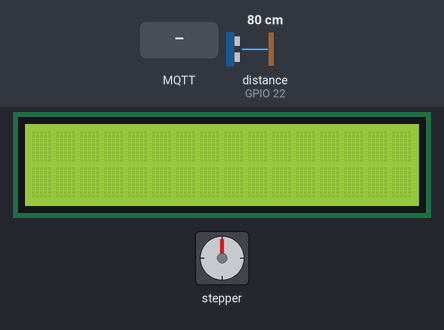
Recording of a sketch running on a simulated ESP32. Parts: 16×2 character LCD, stepper motor. Inputs (shaded band) come from the test bench; at power-on: distance to the obstacle (sensor on GPIO 22) 80 cm. The echo pulse lasts 58.3 µs per cm; WiFi joins after 1.5 s; servers stay silent unless stated; no MQTT or app messages arrive unless stated; stepper angles assume 200 steps per turn; what the sketch prints to the serial monitor is not drawn.

Above: at 2.8 s.
2.9 s: MQTT message "on" arrives on the second subscribed topic
At 4.2 s:
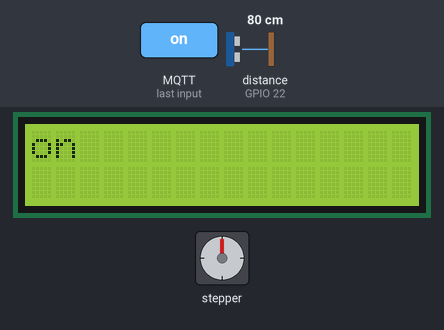
5.1 s: MQTT message "off" arrives on the second subscribed topic
At 6.2 s:
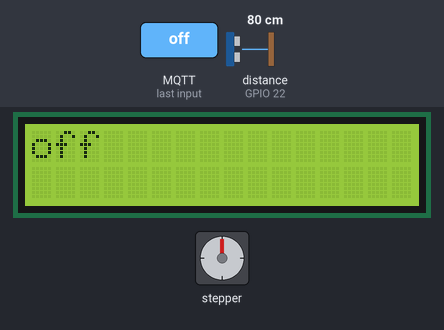
7.1 s: MQTT message "5" arrives on the third subscribed topic
At 9.81 s:
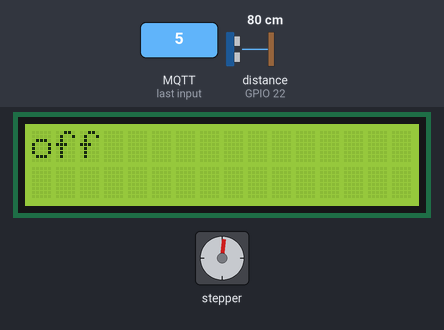
12.0 s: distance to the obstacle (sensor on GPIO 22) set to 2 cm
16.9 s: MQTT message "90" arrives on the second subscribed topic
At 21.8 s:
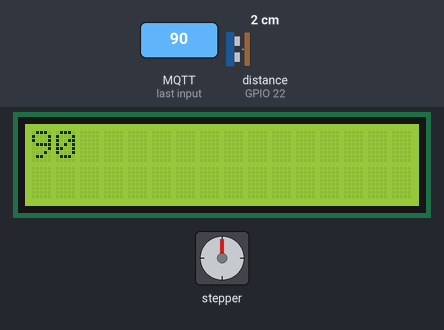
22.1 s: distance to the obstacle (sensor on GPIO 22) set to 8 cm
23.8 s: distance to the obstacle (sensor on GPIO 22) set to 11 cm
At 25.13 s:
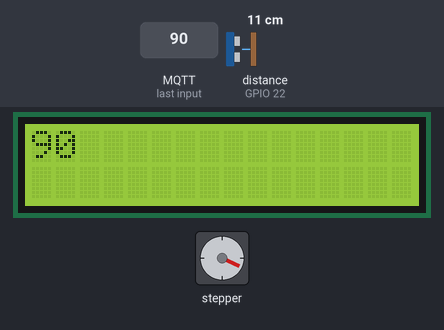
Timing chart, 0 to 28.3 s (numbered marks = the images above; inputs shaded):
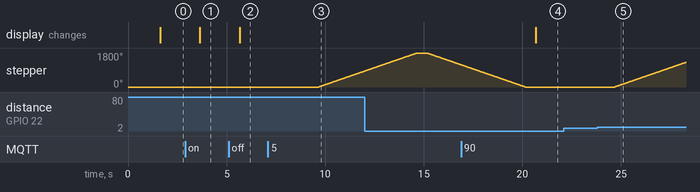

The sketch:

shelf.ino
```cpp
#include <Stepper.h>            // motor de passo NEMA17
#include <Ultrasonic.h>         // ultrassonico
#include <LiquidCrystal_I2C.h>  // display
#include <WiFi.h>               // biblioteca do Node MCU
#include <PubSubClient.h>       // biblioteca comunicação mqtt

//NEMA 17 pin setup
#define IN1 15
#define IN2 2
#define IN3 4
#define IN4 16
//inicializando motor de passo
const int steps_per_rev = 200; //Set to 200 for NEMA 17
Stepper motor(steps_per_rev, IN1, IN2, IN3, IN4);

// pinagem e inicialização LCD com I2C
#define endereco 0x27 // VERIFICAR!!!
#define colunas 16
#define linhas 2
LiquidCrystal_I2C lcd(endereco, colunas, linhas);

//HC-SR04 pin setup
#define trigger 1
#define echo 22
//inicializando ultrassonico
Ultrasonic ultrassom(trigger, echo);// trigger & echo pins
float dist = 0.0;

//informações da rede WIFI
char* ssid = "CSI-Lab"; //SSID da rede WIFI
char* password = "In@teLCS&I"; //senha da rede wifi

//informações do broker MQTT
const char* mqttServer = "192.168.66.32";   //servidor
const int mqttPort = 1883;                  //porta
const char* mqttTopicSub = "broker";        //tópico que sera assinado ????????
const char* mqttUser = "csilab";            //usuário
const char* mqttPassword = "WhoAmI#2020";   //senha
const char *ID = "SMARTSHELF";  // Nome do dispositivo - MUDE PARA NÃO HAVER COLISÃO
//topicos criados
const char* topicbd = "SmartShelf/#";
const char* topic_itens = "SmartShelf/itens";
const char* topic_cliente = "SmartShelf/cliente";

WiFiClient espClient; // Cria o objeto espClient
PubSubClient client(espClient); //instancia o Cliente MQTT passando o objeto espClient

//prototipos da funcoes de conexoes com internet - MQTT
void conectar();
void conectarmqtt();

//quantidade de itens
int quantidade;

void setup(){
  Serial.begin(115200);//monitor
  motor.setSpeed(60);//nema17 speed
  pinMode(2, OUTPUT);//led1

  //Funções MQTT
  conectar();
  conectarmqtt();

  //setup LCD
  lcd.init();
  lcd.backlight();
}

void callback(char* topic, byte* message, unsigned int length) {
  String messagestr;

  for (int i = 0; i < length; i++) {
    Serial.print((char)message[i]);
    messagestr += (char)message[i];
  }
  Serial.println();

  if (String(topic) == topic_cliente) {
    Serial.print("Changing display");
    lcd.clear();
    lcd.print(messagestr);
  }
  else if(String(topic) == topic_itens){
    Serial.print("Changing itens");
    quantidade = messagestr.toInt();
  }
}

void conectar()//Conectar com internet
{
  delay(10);
  Serial.println("------Conexao WI-FI------");
  Serial.print("Conectando-se na rede: ");
  Serial.println(ssid);
  Serial.println("Aguarde");

  if (WiFi.status() == WL_CONNECTED)
    return;

  WiFi.begin(ssid, password); // Conecta na rede WI-FI

  while (WiFi.status() != WL_CONNECTED) {
    delay(100);
    Serial.print(".");
  }

  Serial.println();
  Serial.print("Conectado com sucesso na rede ");
  Serial.print(ssid);
  Serial.println("IP obtido: ");
  Serial.println(WiFi.localIP());
}

void conectarmqtt () //conectar com broker
{
  client.setServer(mqttServer, mqttPort);
  client.setCallback(callback);
  while (!client.connected()) //enquanto a conexão com o broker não for realizada
  {
    Serial.println("Conectando ao Broker MQTT...");

    if (client.connect(ID, mqttUser, mqttPassword )) {
      Serial.println("Conectado");
    }
    else
    {
      Serial.print("falha estado  ");
      Serial.print(client.state());
      delay(2000);
    }
  }
  //subscreve no tópico
  client.subscribe(mqttTopicSub);
}

void loop(){
  //receber dados do DB ??????
  client.subscribe(topic_cliente);
  client.subscribe(topic_itens);

  int led1_pin = 2;//verificar quando sensor esta funcionando

  //MQTT refresh
  client.loop();
  delay(2000);

  //obter quantidade de itens em estoque do DB
  int itens = quantidade;

  //configuracao ultrassonico
  dist = ultrassom.Ranging(CM);//calcula da distancia(cm)
  Serial.print("Distancia: ");
  Serial.println(dist);

  //mover atuador
  int giros = 0;
  //numero de revolucoes para mover 1 produto
  int step_produto = steps_per_rev * 5;//MUDAR VALOR!!

  digitalWrite(led1_pin, LOW);//nao esta movendo
  while(dist >= 10 && itens > 0){ //distancia sem o produto e com estoque
    digitalWrite(led1_pin, HIGH);
    motor.step(step_produto);
    giros ++;
    delay(500);
    dist = ultrassom.Ranging(CM);
    itens --;
  }
  digitalWrite(led1_pin, LOW);//nao esta movendo

  //publicar nova quantidade de itens
  char quantidade[11];
  dtostrf(itens, 1, 1, quantidade);
  client.publish("SmartShelf/itens", quantidade);//publicacao no broker MQTT

  //retornar atuador
  while(giros > 0){
    motor.step(-step_produto);
    giros --;
    delay(500);
  }
}
```

Measured:
- the behaviour switches between 9 and 10 cm on distance to the obstacle (sensor on GPIO 22) (found by bisection; images 4 and 5)
- after the input at 2.9 s, the display: changes after 0.74 s (image 1)
- after the input at 5.1 s, the display: changes after 0.56 s (image 2)
- after the input at 7.1 s, stepper: keeps turning clockwise at about 363°/s, starting after 2.6 s
- after the input at 16.9 s, the display: changes after 3.8 s (image 4)
- after the input at 22.1 s, every drawn part: stays the same
- after the input at 23.8 s, stepper: keeps turning clockwise at about 362°/s, starting after 0.88 s
